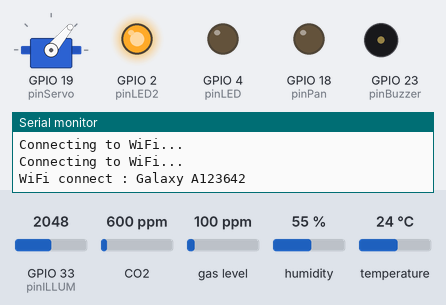
Bench run of a sketch on a simulated ESP32. Shown: servo, output pins drawn as LEDs (lit = HIGH), buzzer (waves = sounding, pin HIGH), the last lines printed to the serial monitor. The test bench sets the inputs (shaded band); at power-on: CO2 600 ppm, GPIO 33 (pinILLUM) = 2048, gas level 100 ppm, humidity 55 %, temperature 24 °C. WiFi joins after 1.5 s; servers stay silent unless stated; uploads are accepted with an empty reply.

Above: at 3.3 s.
3.4 s: CO2 set to 971 ppm
18.7 s: CO2 set to 1046 ppm
At 25.8 s:
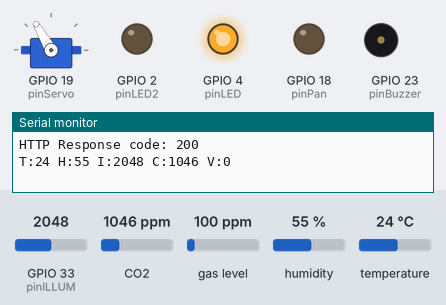
At 35.2 s:
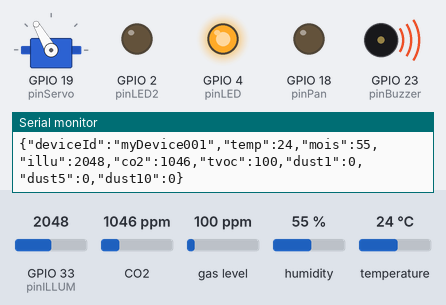
Timing chart, 0 to 40.0 s (numbered marks = the images above; inputs shaded):
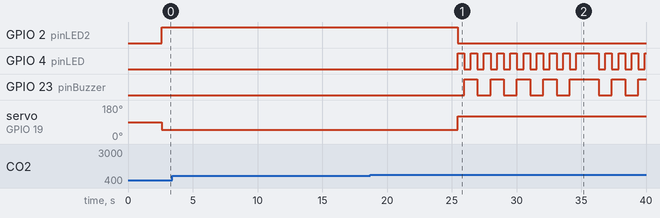

The sketch:

AirCon_2023.ino
```cpp
///https://github.copCharacteristic);it_CCS811/blob/master/examples/CCS811_test/CCS811_test.ino
/// BLE Server 기능 : 스위치쪽에서 주기적으로 On/Off 해야할지 물어오는 방식으로 처리.: 아두이노 예제 : BLE_Multiconnect

// #include "OLED.h"
// OLED myOled;

// #include "myBleServer.h"
// myBleServer myBLESvr;

#include "myWifi.h"
myWifi myWifiServer;

#include "myPMS7003.h"
myPMS7003 myPMS;

/// 온습도 측정 : DHT22
#include <DHT22.h>
int pinDTH = 5;
DHT22 dht(pinDTH);

/// 조도센서
int pinILLUM = 33;

/// CO2, TVOC
#include <Adafruit_CCS811.h>
Adafruit_CCS811 ccs;
int pinResetCCS = 22;

/// Value 기준
int CO2_BASE = 1000;
int VOC_BASE = 100;
int HUM_BASE = 70;
int TMP_BASE = 30;
int ILM_BASE = 3000;
int DUST_SUM_BASE = 100;

int gTemp = 0;
int gHum = 0;
int gIllum = 0;
int gCo2 = 0;
int gVoc = 0;
int gDust = 0;


/// LED and Servo
int pinLED = 4;   // red
int pinLED2 = 2;  // green
bool gLedOn = false;
int pinBuzzer = 23;
bool gBuzzerOn = false;

#include <ESP32Servo.h>
#include <analogWrite.h>

//#include <tone.h>
//#include <ESP32Tone.h>
#include <ESP32PWM.h>
int pinServo = 19;
Servo servo;

int pinPan = 18;
String _sensor_values = "";

void deviceCtl(float _temp, float _hum, int _illum, int _co2, int _tvoc, int _dust)
{
  if(_illum >= ILM_BASE)
  {
    Serial.println("too dark, so sleep... ");
    gLedOn = false;
    gBuzzerOn = false;
    //myOled.displaySensorData("SiHyun", "Good Night !!");
  }
  else{
    String showMsg = "NORMAL";
    if(_co2 >= CO2_BASE || _tvoc >= VOC_BASE) {
      showMsg = "CO2: " + String(_co2) + "  VOC: " + String(_tvoc);
    }
    if(_dust >= 5)
      showMsg = "Dust: " + String(_co2);

    if((int)_temp >= TMP_BASE || (int)_hum >= HUM_BASE || _co2 >= CO2_BASE || _tvoc >= VOC_BASE || _dust >= DUST_SUM_BASE)
    {
      gLedOn = true;
      gBuzzerOn = true;
      //myOled.displaySensorData("BAD", showMsg.c_str());
    }
    else {
      gLedOn = false;
      gBuzzerOn = false;
      //myOled.displaySensorData("GOOD", showMsg.c_str());
    }
  }
}

/////////////////////////////////////////////////////////////////

void setup() {
  Serial.begin(115200);
  pinMode(pinLED, OUTPUT);
  pinMode(pinLED2, OUTPUT);
  pinMode(pinBuzzer, OUTPUT);

  pinMode(pinServo, OUTPUT);
  servo.attach(pinServo);
  servo.write(90);
  delay(100);
  pinMode(pinServo, INPUT); //전원 차단 효과

  pinMode(pinPan, OUTPUT);
  pinMode(pinResetCCS, OUTPUT);

  pinMode(pinDTH, INPUT);
  dht.begin();

  if(!ccs.begin()){
    Serial.println("Failed to start sensor! Please check your wiring.");
    while(1);
  }
  // Wait for the sensor to be ready
  while(!ccs.available());

  // myOled.Init();
  // myOled.displaySensorData("SiHyun", "Welcom !!");

  //myBLESvr.BLEStart();       /// Bluetooth와 wifi 동시 연결은 불가.
  //myWifiServer.begin();      ///  wifi 연결
  bool _bConnected = false;
  //while(!_bConnected)
  {
    _bConnected = myWifiServer.tryConnect();   ///  wifi 연결
  }

  myPMS.begin();
};

bool bLedTogle = true;
void LedTogle() {
   if(gLedOn && bLedTogle) {
      digitalWrite(pinLED, HIGH);
      bLedTogle = false;
   }
   else {
      digitalWrite(pinLED, LOW);
      bLedTogle = true;
   }
}

int bBuzzerTogle = true;
void BuzzerTogle() {
    if(gBuzzerOn && bBuzzerTogle) {
      //digitalWrite(pinBuzzer, HIGH);
      analogWrite(pinBuzzer, 400);
      bBuzzerTogle = false;
   }
   else {
      //digitalWrite(pinBuzzer, LOW);
      analogWrite(pinBuzzer, 0);
      bBuzzerTogle = true;
   }
}

void ServoOnOff()
{
  if(gLedOn) {      // 스위치는 ON
      digitalWrite(pinLED2, LOW);
      pinMode(pinServo, OUTPUT);
      servo.write(120);
  }
  else {
      digitalWrite(pinLED2, HIGH);
      pinMode(pinServo, OUTPUT);
      servo.write(50);
  }

  pinMode(pinServo, INPUT);
}

void CheckSensorValue()
{
  int _temp = round(dht.getTemperature());        // 변수 t에 온도 값을 저장
  if(_temp > -50 && _temp < 100)
    gTemp = _temp;
  int _Hum = gHum = round(dht.getHumidity());     // 변수 h에 습도 값을 저장
  if(_Hum > 0 && _Hum < 100)
    gHum = _Hum;

  gIllum = analogRead(pinILLUM);
  if(!isnan(gHum) && !isnan(gTemp)) {
    //Serial.print(F("Temp = "));  Serial.print(_temp);
    //Serial.print(F("'C  Humi = "));  Serial.print(_hum);
    //Serial.print(F("% Illum = "));  Serial.println(_illum);
  }
  else
    Serial.println("Failed to read from DHT sensor!" );

  gCo2 = 0;
  gVoc = 0;
  if(ccs.available()){
    if(!ccs.readData()){
      gCo2 = ccs.geteCO2();
      gVoc = ccs.getTVOC();

      if(gCo2 > 1200) {
        digitalWrite(pinResetCCS, LOW);
        delay(10);
        //digitalWrite(pinResetCCS, HIGH);
      }
      //Serial.print("CO2: ");     Serial.print(_co2);
      //Serial.print("ppm, TVOC: ");   Serial.println(_tvoc);
    }
    else{
      Serial.println("ERROR!");
      while(1);
    }
  }

  myPMS.getDust();
  int* dustValues = myPMS.getDustValues();
  myWifiServer.sendAirConditionData("myDevice001", gTemp, gHum, gIllum, gCo2, gVoc, dustValues[0], dustValues[1], dustValues[2]);
  gVoc = dustValues[0] + dustValues[1] + dustValues[2];

  _sensor_values = "T:" + String(gTemp) + " H:" + String(gHum) + " I:" + String(gIllum) + " C:" + String(gCo2) + " V:" + String(gVoc);
  Serial.println(_sensor_values.c_str());
}


unsigned int timeCount = 0;  // 1 ms 마다 카운팅 증가
void loop() {
  timeCount++;
  delay(1);

  if(timeCount % 10000 == 0)   /// 10초에 한번.
  {
    CheckSensorValue();

    //NotifySensorValues(_sensor_values);   /// 주기적으로 전송.
    //myBleServer.BLECheck();
  }
  if(timeCount % 500 == 0)     /// 초마다 한번
  {
      LedTogle();
      ServoOnOff();
  }
  if(timeCount % 1000 == 0)     /// 0.1초마다 한번
  {
     BuzzerTogle();
  }
  if(timeCount % 5000 == 0)     /// 5초마다 한번
  {
      deviceCtl(gTemp, gHum, gIllum, gCo2, gVoc, gDust);
  }
}
```

myPMS7003.h
```cpp
#ifndef myPMS7003_h
#define myPMS7003_h

#include "Arduino.h"
#include <SoftwareSerial.h>

// VCC to V5, GND to GND, RX(PMS7003) to D6(Arduino), TX(PMS7003) to D7(Arduino)
#define PIN_TX_PMS7003 16  // PIN matched with TX of PMS7003
#define PIX_RX_PMS7003 17  // PIN matched with RX of PMS7003

#define HEAD_1 0x42
#define HEAD_2 0x4d

#define PMS7003_BAUD_RATE 9600 // Serial Speed of PMS7003

SoftwareSerial pmsSerial(PIN_TX_PMS7003,PIX_RX_PMS7003); // RX, TX of Arduino UNO
unsigned char pmsbytes[32]; // array for 32 bytes stream from PMS7003

class myPMS7003 {
  public:
    int PM1_0_val = 0;
    int PM2_5_val = 0;
    int PM10_val = 0;

  public:
    myPMS7003() {}; // 생성자
    void begin() {
      pmsSerial.begin(PMS7003_BAUD_RATE);
    } // 라이브러리 초기화 함수

    int* getDustValues() {
      static int arr[] = {PM1_0_val, PM2_5_val, PM10_val};
      return arr;
    }

    void getDust() {
      if(pmsSerial.available()>=32){
        int i=0;

        //initialize first two bytes with 0x00
        pmsbytes[0] = 0x00;
        pmsbytes[1] = 0x00;

        for(i=0; i<32 ; i++){
          pmsbytes[i] = pmsSerial.read();

          //check first two bytes - HEAD_1 and HEAD_2, exit when it's not normal and read again from the start
          if( (i==0 && pmsbytes[0] != HEAD_1) || (i==1 && pmsbytes[1] != HEAD_2) ) {
            break;
          }
        }

        if(i>2) { // only when first two stream bytes are normal
          if(pmsbytes[29] == 0x00) {  // only when stream error code is 0
            int _val = (pmsbytes[10]<<8) | pmsbytes[11]; // pmsbytes[10]:HighByte + pmsbytes[11]:LowByte => two bytes
            //if(_val >= 0 && _val < 10000)    /// 유효 범위의 값이 아니면 이전값으로 유지..
              PM1_0_val = _val;
            int _val2 = (pmsbytes[12]<<8) | pmsbytes[13]; // pmsbytes[12]:HighByte + pmsbytes[13]:LowByte => two bytes
            //if(_val2 >= 0 && _val2 < 10000)
              PM2_5_val = _val2;
            int _val3 = (pmsbytes[14]<<8) | pmsbytes[15]; // pmsbytes[14]:HighByte + pmsbytes[15]:LowByte => two bytes
            //if(_val3 >= 0 && _val3 < 10000)
              PM10_val = _val3;

            //String _dust = String(PM1_0_val) + ":" + String(PM2_5_val) + ":" + String(PM10_val);
            //Serial.println(_dust);
            //return _dust;
          } else {
            Serial.println("Error skipped..");
          }
        } else {
          Serial.println("Bad stream format error");
        }
      }
    } // 라이브러리에서 사용할 함수

  private:
    // 프라이빗 변수나 함수는 이곳에 선언합니다.
};

#endif
```

myWifi.h
```cpp
#ifndef myWifi_h
#define myWifi_h

#include "Arduino.h"

#include <WiFi.h>
#include "time.h"

#include <HTTPClient.h>
#include <ArduinoJson.h>

const String ssidList[3] = {"Galaxy A123642", "novashin2", "senWifi_FreeXXX_2.4G"};
const String passList[3] = {"", "0311shin", "youngdong 123!"};

const char* _serverUrlLive = "http://geo.pionman.com:5000/airCon/setAirValues";
const char* _serverUrlDev = "http://192.168.0.19:5000/airCon/setAirValues";
const char* serverUrl = _serverUrlLive;

class myWifi {
  public:
    myWifi() {
    };

    bool begin(const char* ssid, const char* password) {
      WiFi.begin(ssid, password);
      int retry = 0;
      while (retry < 3 && WiFi.status() != WL_CONNECTED) {
        delay(1000);
        retry++;
        Serial.println("Connecting to WiFi...");
      }
      if(WiFi.status() != WL_CONNECTED) {
        Serial.println("Fialed WiFi connecting..." + String(ssid) + " : " + String(password));
        return false;
      }
      else {
        Serial.println("WiFi connect : " + String(ssid));
        return true;
      }
    }

    bool tryConnect() {
      for(int idx = 0; idx < sizeof(ssidList); idx++) {
        String _ssid = String(ssidList[idx]);
        if(idx == 2) {
          for(int idx2 = 0; idx2 < 100; idx2++) {
            char str[30];
            sprintf(str, "senWifi_Free%02d_2.4G", idx2);
            //Serial.print(str);
            _ssid = String(str);
            //Serial.println("   gen SSID = " + _ssid);
            bool ret = begin(_ssid.c_str(), String(passList[idx]).c_str());
            if(ret)
              return true;
          }
        }

        bool ret = begin(_ssid.c_str(), String(passList[idx]).c_str());
        if(ret) {
          // if(idx == 1 )
          //   serverUrl = _serverUrlDev;
          return true;
        }
      }
    }

    bool sendAirConditionData(char* device, int temp, int mois, int illu, int co2, int tvoc, int dust1, int dust5, int dust10) {
      if (WiFi.status() != WL_CONNECTED)
        return false;

      HTTPClient http;
      http.begin(serverUrl);
      http.addHeader("Content-Type", "application/json");

      String device_id(device);
      DynamicJsonDocument doc(1024);
      doc["deviceId"] = device_id;
      doc["temp"] = temp;
      doc["mois"] = mois;
      doc["illu"] = illu;
      doc["co2"] = co2;
      doc["tvoc"] = tvoc;
      doc["dust1"] = dust1;
      doc["dust5"] = dust5;
      doc["dust10"] = dust10;

      String jsonString;
      serializeJson(doc, jsonString);
      Serial.println(jsonString);

      int httpResponseCode = http.POST(jsonString);

      if (httpResponseCode > 0) {
        Serial.print("HTTP Response code: ");
        Serial.println(httpResponseCode);
        // String response = http.getString();
        // Serial.println(response);
      } else {
        Serial.print("Error code: ");
        Serial.println(httpResponseCode);
      }

      http.end();
      delay(1000);
      return true;
    }

    void printLocalTime()
    {
      struct tm timeinfo;
      if(!getLocalTime(&timeinfo)){
        Serial.println("Failed to obtain time");
        return;
      }
      Serial.println(&timeinfo, "%A, %B %d %Y %H:%M:%S");
    }

    void stopWifi() {
      WiFi.disconnect(true);
      WiFi.mode(WIFI_OFF);
    }

  private:


};

#endif
```

Measured:
- the behaviour switches between 999 and 1000 ppm on CO2 (found by bisection; images 0 and 1)
- after the input at 18.7 s, GPIO 2 (pinLED2): HIGH → LOW after 6.7 s; GPIO 4 (pinLED): goes 9 × (HIGH 0.51 s, LOW 0.51 s), HIGH 1.7 s, 3 × (LOW 0.51 s, HIGH 0.51 s), LOW 0.51 s, then HIGH, starting after 6.7 s
